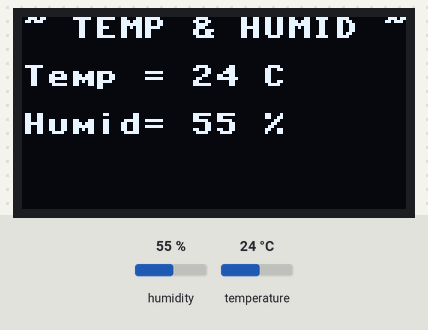
Bench run of a program on a simulated ESP32 board running MicroPython. Parts: 128×64 one-colour display. The inputs (shaded band) are chosen by the test bench; at power-on: humidity 55 %, temperature 24 °C. Library files of the repository ran but are not shown: ssd1306.py; what the program prints to the serial console is not drawn.

Above: at 2.7 s.
2.8 s: humidity set to 22 %
At 4.6 s:
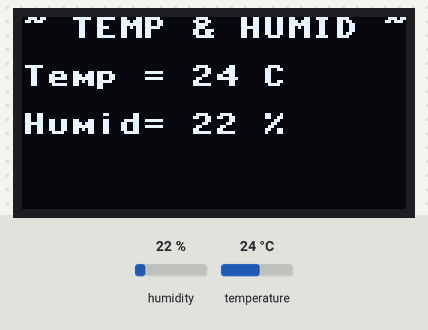
5.8 s: temperature set to 12 °C
At 6.7 s:
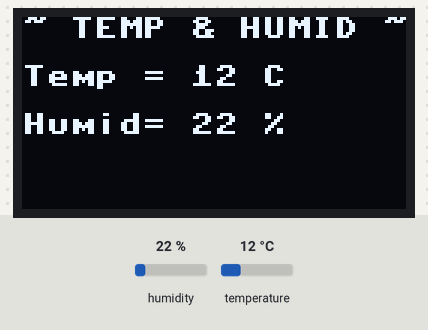
8.8 s: humidity set to 40 %
At 10.8 s:
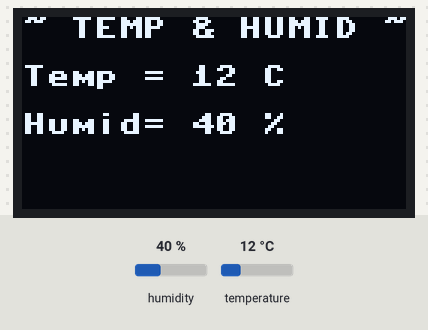
11.8 s: temperature set to 19 °C
Timing chart, 0 to 14.8 s (numbered marks = the images above; inputs shaded):
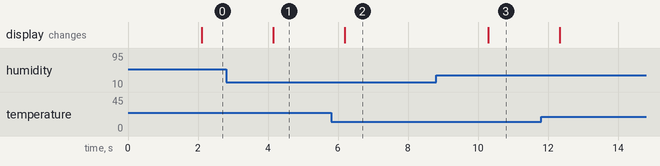

Measured:
- after the input at 2.8 s, the display: changes after 1.3 s (image 1)
- after the input at 5.8 s, the display: changes after 0.40 s (image 2)
- after the input at 8.8 s, the display: changes after 1.5 s (image 3)

The program:

dhtoled.py
```python
import machine, dht, utime,ssd1306
d11=dht.DHT11(machine.Pin(15))
hw_i2c1 = machine.I2C(scl=machine.Pin(22), sda=machine.Pin(21))# machine.I2C(0x3c, freq=200000)
oled096=ssd1306.SSD1306_I2C(128, 64, hw_i2c1)
oled096.fill(0)
oled096.text('~ TEMP & HUMID ~',0,0)
oled096.text('Temp =    C',0,16)
oled096.text('Humid=    %',0,32)
oled096.show()
try:
    while 1:
        utime.sleep_ms(2000)
        d11.measure()
        oled096.fill(0)
        oled096.text('~ TEMP & HUMID ~',0,0)
        oled096.text('Temp = {} C'.format(d11.temperature()),0,16)
        oled096.text('Humid= {} %'.format(d11.humidity()),0,32)
        oled096.show()
        print('today temp ={}, humidity= {}'.format(d11.temperature(),d11.humidity()))
except Exception as e: print(e)
```
